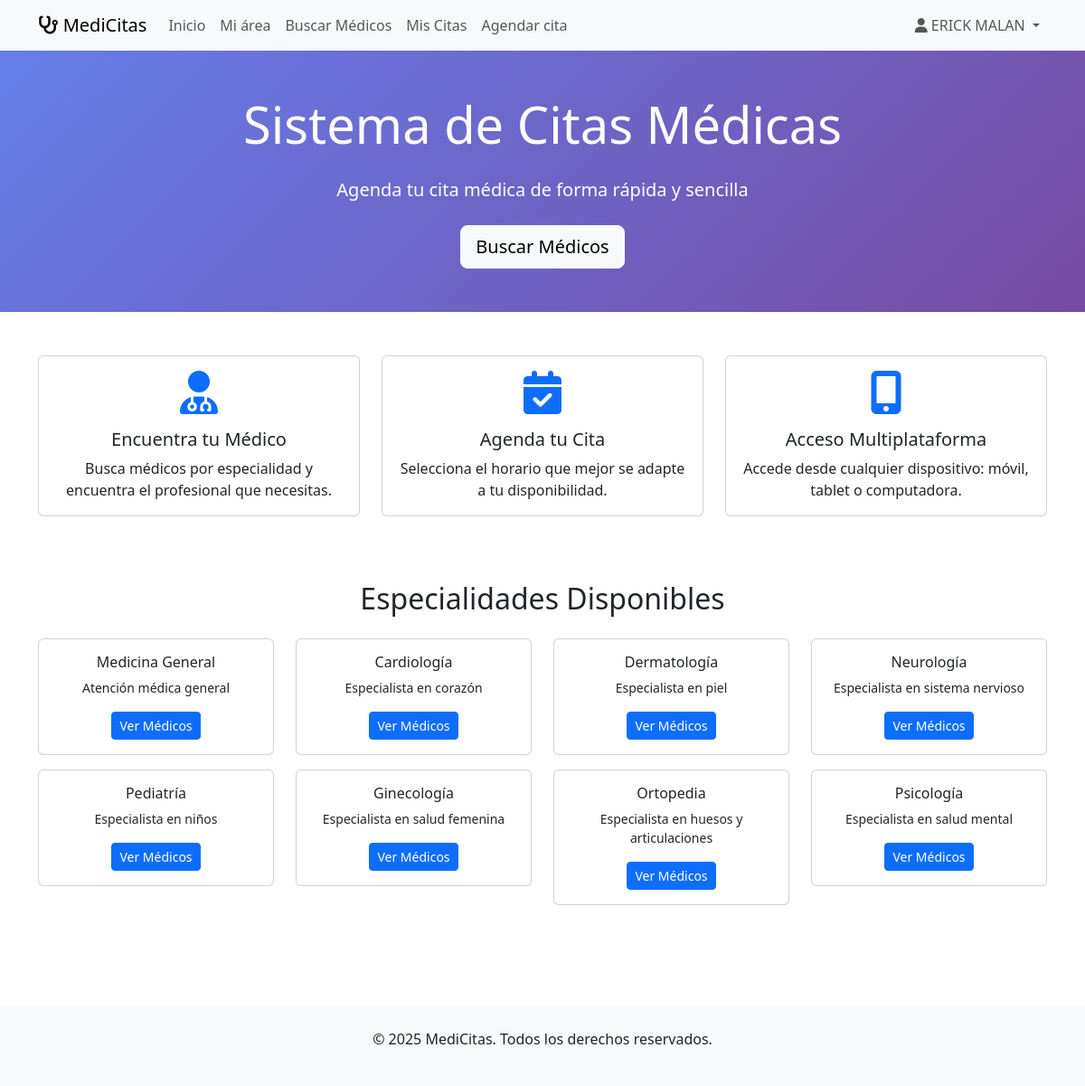
The app's page / (signed in) with its own data.
### app.py (models this page shows)
class User(UserMixin, db.Model):
    id = db.Column(db.Integer, primary_key=True)
    email = db.Column(db.String(120), unique=True, nullable=False)
    password_hash = db.Column(db.String(128), nullable=False)
    nombre = db.Column(db.String(100), nullable=False)
    telefono = db.Column(db.String(20))
    fecha_nacimiento = db.Column(db.Date)
    fecha_registro = db.Column(db.DateTime, default=datetime.utcnow)
    is_active = db.Column(db.Boolean, default=True)
    citas = db.relationship('Cita', backref='paciente', lazy=True)

class Especialidad(db.Model):
    id = db.Column(db.Integer, primary_key=True)
    nombre = db.Column(db.String(100), nullable=False, unique=True)
    descripcion = db.Column(db.Text)
    medicos = db.relationship('Medico', backref='especialidad', lazy=True)

### app.py (the view)
@app.route('/')
def index():
    especialidades = Especialidad.query.all()
    return render_template('index.html', especialidades=especialidades)

### app.py (called while the page is built)
@login_manager.user_loader
def load_user(user_id):
    return User.query.get(int(user_id))

### templates/index.html (shortened to what this page needs)
{% extends "base.html" %}
{% block content %}
<div class="hero-section py-5 text-white text-center" style="background: linear-gradient(135deg, #667eea 0%, #764ba2 100%);">
    <div class="container">
        <h1 class="display-4 mb-4">Sistema de Citas Médicas</h1>
        <p class="lead mb-4">Agenda tu cita médica de forma rápida y sencilla</p>
        {% if not current_user.is_authenticated %}
        <a href="{{ url_for('register') }}" class="btn btn-light btn-lg me-3">Registrarse</a>
        <a href="{{ url_for('login') }}" class="btn btn-outline-light btn-lg">Iniciar Sesión</a>
        {% else %}
        <a href="{{ url_for('buscar_medicos') }}" class="btn btn-light btn-lg">Buscar Médicos</a>
        {% endif %}
    </div>
</div>
<div class="container py-5">
    <div class="row">
        <div class="col-md-4 mb-4">
            <div class="card h-100 text-center">
                <div class="card-body">
                    <i class="fas fa-user-md fa-3x text-primary mb-3"></i>
                    <h5 class="card-title">Encuentra tu Médico</h5>
                    <p class="card-text">Busca médicos por especialidad y encuentra el profesional que necesitas.</p>
                </div>
            </div>
        </div>
        <div class="col-md-4 mb-4">
            <div class="card h-100 text-center">
                <div class="card-body">
                    <i class="fas fa-calendar-check fa-3x text-primary mb-3"></i>
                    <h5 class="card-title">Agenda tu Cita</h5>
                    <p class="card-text">Selecciona el horario que mejor se adapte a tu disponibilidad.</p>
                </div>
            </div>
        </div>
        <div class="col-md-4 mb-4">
            <div class="card h-100 text-center">
                <div class="card-body">
                    <i class="fas fa-mobile-alt fa-3x text-primary mb-3"></i>
                    <h5 class="card-title">Acceso Multiplataforma</h5>
                    <p class="card-text">Accede desde cualquier dispositivo: móvil, tablet o computadora.</p>
                </div>
            </div>
        </div>
    </div>
    {% if especialidades %}
    <div class="row mt-5">
        <div class="col-12">
            <h2 class="text-center mb-4">Especialidades Disponibles</h2>
            <div class="row">
                {% for especialidad in especialidades %}
                <div class="col-md-3 col-sm-6 mb-3">
                    <div class="card">
                        <div class="card-body text-center">
                            <h6 class="card-title">{{ especialidad.nombre }}</h6>
                            <p class="card-text small">{{ especialidad.descripcion }}</p>
                            {% if current_user.is_authenticated %}
                            <a href="{{ url_for('buscar_medicos', especialidad_id=especialidad.id) }}"
                               class="btn btn-primary btn-sm">Ver Médicos</a>
                            {% endif %}
                        </div>
                    </div>
                </div>
                {% endfor %}
            </div>
        </div>
    </div>
    {% endif %}
</div>
{% endblock %}

### templates/base.html (shortened to what this page needs)
<!DOCTYPE html>
<html lang="es">
<head>
    <link href="https://cdnjs.cloudflare.com/ajax/libs/bootstrap/5.3.0/css/bootstrap.min.css" rel="stylesheet">
    <link href="https://cdnjs.cloudflare.com/ajax/libs/font-awesome/6.4.0/css/all.min.css" rel="stylesheet">
</head>
<body>
    <nav class="navbar navbar-expand-lg navbar-light bg-light">
        <div class="container">
            <a class="navbar-brand" href="{{ url_for('index') }}">
                <i class="fas fa-stethoscope"></i> MediCitas
            </a>
            <div class="collapse navbar-collapse" id="navbarNav">
                <ul class="navbar-nav me-auto">
                    <li class="nav-item">
                        <a class="nav-link" href="{{ url_for('index') }}">Inicio</a>
                    </li>
                    {% if current_user.is_authenticated %}
                    <li class="nav-item">
                        <a class="nav-link" href="{{ url_for('dashboard') }}">Mi área</a>
                    </li>
                    <li class="nav-item">
                        <a class="nav-link" href="{{ url_for('buscar_medicos') }}">Buscar Médicos</a>
                    </li>
                    <li class="nav-item">
                        <a class="nav-link" href="{{ url_for('mis_citas') }}">Mis Citas</a>
                    </li>
                    <li class="nav-item">
                        <a class="nav-link" href="{{ url_for('agendar_cita') }}">Agendar cita</a>
                    </li>
                    {% endif %}
                </ul>
                <ul class="navbar-nav">
                    {% if current_user.is_authenticated %}
                    <li class="nav-item dropdown">
                        <a class="nav-link dropdown-toggle" href="#" id="navbarDropdown" role="button" data-bs-toggle="dropdown">
                            <i class="fas fa-user"></i> {{ current_user.nombre }}
                        </a>
                    </li>
                    {% endif %}
                </ul>
            </div>
        </div>
    </nav>
    <main>
        {% block content %}{% endblock %}
    </main>
    <footer class="bg-light text-center py-4 mt-5">
        <div class="container">
            <p>&copy; 2025 MediCitas. Todos los derechos reservados.</p>
        </div>
    </footer>
</body>
</html>

### records on screen
User: nombre "ERICK MALAN"
Especialidad: nombre "Medicina General", descripcion "Atención médica general"
Especialidad: nombre "Cardiología", descripcion "Especialista en corazón"
Especialidad: nombre "Dermatología", descripcion "Especialista en piel"
Especialidad: nombre "Neurología", descripcion "Especialista en sistema nervioso"
Especialidad: nombre "Pediatría", descripcion "Especialista en niños"
Especialidad: nombre "Ginecología", descripcion "Especialista en salud femenina"
Especialidad: nombre "Ortopedia", descripcion "Especialista en huesos y articulaciones"
Especialidad: nombre "Psicología", descripcion "Especialista en salud mental"
